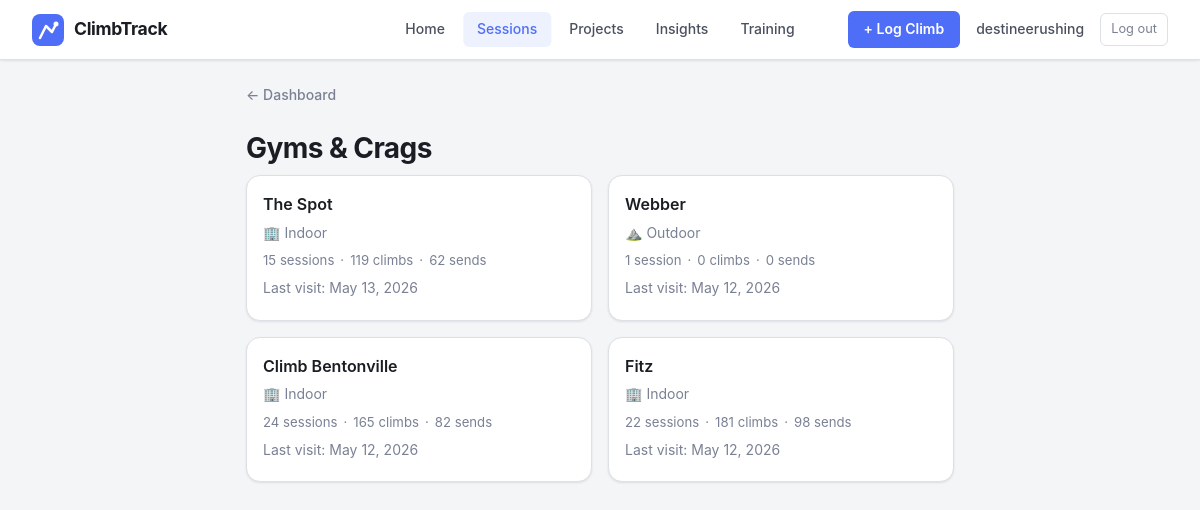
/gyms (signed in), run on an earlier commit of the app's database.
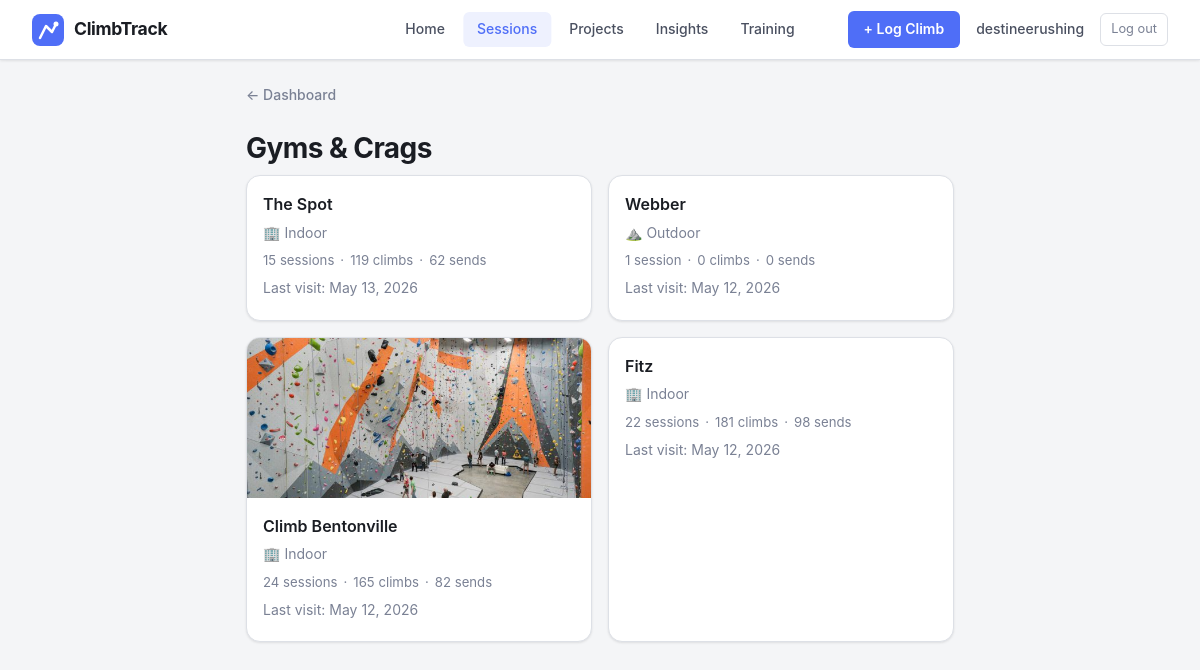
And on a later commit of the database.
### app.py (models this page shows, shortened)
class User(UserMixin, db.Model):
    id = db.Column(db.Integer, primary_key=True)
    email = db.Column(db.String(150), unique=True, nullable=False)
    display_name = db.Column(db.String(100), nullable=False)
    password_hash = db.Column(db.String(256), nullable=False)
    created_at = db.Column(db.DateTime, default=datetime.utcnow)
    sessions = db.relationship('Session', backref='user', lazy=True)

class Gym(db.Model):
    id = db.Column(db.Integer, primary_key=True)
    name = db.Column(db.String(100), nullable=False, unique=True)
    address = db.Column(db.String(200))
    is_outdoor = db.Column(db.Boolean, default=False)
    image_filename = db.Column(db.String(200))
    created_at = db.Column(db.DateTime, default=datetime.utcnow)
    sessions = db.relationship('Session', backref='gym', lazy=True)
    routes = db.relationship('Route', backref='gym', lazy=True)

class Session(db.Model):
    id = db.Column(db.Integer, primary_key=True)
    date = db.Column(db.DateTime, default=datetime.utcnow)
    gym_id = db.Column(db.Integer, db.ForeignKey('gym.id'), nullable=True)
    user_id = db.Column(db.Integer, db.ForeignKey('user.id'), nullable=True)
    location = db.Column(db.String(100))
    session_type = db.Column(db.String(20), default='indoor')
    notes = db.Column(db.String(300))
    climbs = db.relationship('Climb', backref='session', lazy=True)

### app.py (the view)
@app.route("/gyms")
@login_required
def gyms_list():
    gyms = Gym.query.order_by(Gym.name).all()
    gym_data = []
    for g in gyms:
        sessions = list(g.sessions)
        all_climbs = [c for s in sessions for c in s.climbs]
        stats = compute_stats(all_climbs)
        last_visit = max((s.date for s in sessions), default=None)
        gym_data.append({
            'gym': g,
            'session_count': len(sessions),
            'climb_count': stats['total'],
            'send_count': stats['sends'],
            'last_visit': last_visit,
        })
    gym_data.sort(key=lambda d: -(d['last_visit'].timestamp() if d['last_visit'] else 0))
    return render_template("gyms.html", gym_data=gym_data)

### app.py (called while the page is built)
@login_manager.user_loader
def load_user(user_id):
    return User.query.get(int(user_id))

def compute_stats(climbs):
    total = len(climbs)
    sends = sum(1 for c in climbs if c.result in SEND_RESULTS)
    send_rate = round((sends / total) * 100) if total > 0 else 0
    sent_climbs = [c for c in climbs if c.result in SEND_RESULTS and c.grade]
    def find_hardest(discipline):
        candidates = [c.grade for c in sent_climbs if c.discipline == discipline]
        if not candidates:
            return None
        return max(candidates, key=lambda g: GRADE_RANK.get((discipline, g), -1))
    hardest_boulder = find_hardest('boulder')
    hardest_route = find_hardest('route')
    breakdown = {rt: sum(1 for c in climbs if c.result == rt) for rt in RESULT_TYPES}
    return {
        'total': total,
        'sends': sends,
        'send_rate': send_rate,
        'hardest_boulder': hardest_boulder,
        'hardest_route': hardest_route,
        'breakdown': breakdown,
    }

### templates/gyms.html (shortened to what this page needs)
<!DOCTYPE html>
<html>
<head>
    <link rel="stylesheet" href="{{ url_for('static', filename='style.css') }}">
</head>
<body>
    <header class="desktop-nav">
        <a href="/" class="desktop-nav-logo">
            <span class="desktop-nav-wordmark">ClimbTrack</span>
        </a>
        <nav class="desktop-nav-links">
            <a href="/" class="desktop-nav-link">Home</a>
            <a href="/gyms" class="desktop-nav-link active">Sessions</a>
            <a href="/projects" class="desktop-nav-link">Projects</a>
            <a href="/insights" class="desktop-nav-link">Insights</a>
            <a href="/training" class="desktop-nav-link">Training</a>
        </nav>
        <div class="desktop-nav-user">
            <a href="/session/new" class="desktop-nav-cta">+ Log Climb</a>
            <span class="desktop-nav-name">{{ current_user.display_name }}</span>
            <a href="/logout" class="desktop-nav-logout">Log out</a>
        </div>
    </header>
    <nav class="top-nav"><a href="/">← Dashboard</a></nav>
    <h1>Gyms & Crags</h1>
    {% if gym_data %}
    <div class="gym-grid">
        {% for d in gym_data %}
        <a href="/gym/{{ d.gym.id }}" class="gym-card">
            {% if d.gym.image_filename %}
            <img src="{{ url_for('static', filename='uploads/' + d.gym.image_filename) }}"
                 alt="{{ d.gym.name }}" class="gym-card-image">
            {% endif %}
            <div class="gym-card-body">
                <h3>{{ d.gym.name }}</h3>
                <p class="muted">{% if d.gym.is_outdoor %}⛰️ Outdoor{% else %}🏢 Indoor{% endif %}</p>
                <div class="mini-stats">
                    <span>{{ d.session_count }} session{% if d.session_count != 1 %}s{% endif %}</span>
                    <span>·</span>
                    <span>{{ d.climb_count }} climb{% if d.climb_count != 1 %}s{% endif %}</span>
                    <span>·</span>
                    <span>{{ d.send_count }} send{% if d.send_count != 1 %}s{% endif %}</span>
                </div>
                {% if d.last_visit %}
                <p class="muted">Last visit: {{ d.last_visit.strftime('%b %d, %Y') }}</p>
                {% endif %}
            </div>
        </a>
        {% endfor %}
    </div>
    {% else %}
        <div class="empty-state">
            <div class="empty-state-icon">🏢</div>
            <p>No gyms yet. Start a session to add one!</p>
        </div>
    {% endif %}
</body>
</html>

### static/style.css (style rules this page uses)
:root { --bg: #f4f5f7; --surface: #ffffff; --surface-2: #f0f1f3; --surface-3: #e8eaed; --border: #dde0e6; --border-strong: #c4c9d4; --text: #1a1d23; --text-secondary: #4a5060; --text-muted: #7a8194; --text-dim: #a8b0c0; --accent: #4f6ef7; --accent-strong: #3a57e8; --accent-light: #eef1fe; --success: #2d9e6b; --success-light: #e8f7f0; --danger: #d94f4f; --danger-light: #fdf0f0; --warning: #d97706; --radius: 10px; --radius-sm: 6px; --radius-lg: 14px; --shadow-sm: 0 1px 3px rgba(0,0,0,0.06), 0 1px 2px rgba(0,0,0,0.04); --shadow: 0 2px 8px rgba(0,0,0,0.08), 0 1px 3px rgba(0,0,0,0.04); }
* { box-sizing: border-box; }
body { font-family: -apple-system, BlinkMacSystemFont, "Segoe UI", Roboto, Arial, sans-serif; background-color: var(--bg); color: var(--text); margin: 0; padding: 32px 16px; max-width: 740px; margin-left: auto; margin-right: auto; line-height: 1.6; font-size: 15px; }
h1 { color: var(--text); margin: 0 0 4px 0; font-size: 1.75rem; font-weight: 700; letter-spacing: -0.02em; }
h3 { margin: 0 0 4px 0; font-size: 1rem; font-weight: 600; color: var(--text); }
p { margin: 4px 0; }
a { color: var(--accent); text-decoration: none; }
.muted { color: var(--text-muted); font-size: 0.875rem; }
.mini-stats { display: flex; gap: 6px; font-size: 0.825rem; color: var(--text-muted); margin: 6px 0; flex-wrap: wrap; align-items: center; }
.gym-grid { display: grid; grid-template-columns: 1fr; gap: 16px; }
@media (min-width: 600px) { .gym-grid { grid-template-columns: repeat(2, 1fr); } }
.gym-card { background: var(--surface); border: 1px solid var(--border); border-radius: var(--radius-lg); overflow: hidden; box-shadow: var(--shadow-sm); text-decoration: none; color: var(--text); display: block; transition: box-shadow 0.15s, transform 0.15s; }
.gym-card-image { width: 100%; height: 160px; object-fit: cover; display: block; }
.gym-card-body { padding: 16px; }
.gym-card-body h3 { margin: 0 0 4px 0; font-size: 1rem; font-weight: 600; color: var(--text); }
.top-nav { margin-bottom: 20px; font-size: 0.875rem; }
.top-nav a { color: var(--text-muted); text-decoration: none; font-weight: 500; }
.desktop-nav { display: none; }
@media (min-width: 769px) { .desktop-nav { display: flex; align-items: center; justify-content: space-between; position: fixed; top: 0; left: 0; right: 0; height: 60px; background: var(--surface); border-bottom: 1px solid var(--border); padding: 0 32px; z-index: 100; box-shadow: var(--shadow-sm); } }
@media (min-width: 769px) { body { padding-top: 84px; } }
@media (min-width: 769px) { .desktop-nav-logo { display: flex; align-items: center; gap: 10px; text-decoration: none; color: var(--text); flex-shrink: 0; } }
@media (min-width: 769px) { .desktop-nav-wordmark { font-size: 1.1rem; font-weight: 700; color: var(--text); letter-spacing: -0.02em; } }
@media (min-width: 769px) { .desktop-nav-links { display: flex; align-items: center; gap: 4px; position: absolute; left: 50%; transform: translateX(-50%); } }
@media (min-width: 769px) { .desktop-nav-link { padding: 6px 14px; border-radius: var(--radius-sm); color: var(--text-secondary); font-size: 0.875rem; font-weight: 500; text-decoration: none; transition: background 0.15s, color 0.15s; } }
@media (min-width: 769px) { .desktop-nav-link.active { background: var(--accent-light); color: var(--accent); } }
@media (min-width: 769px) { .desktop-nav-user { display: flex; align-items: center; gap: 16px; flex-shrink: 0; } }
@media (min-width: 769px) { .desktop-nav-name { font-size: 0.875rem; font-weight: 500; color: var(--text-secondary); } }
@media (min-width: 769px) { .desktop-nav-logout { font-size: 0.8rem; color: var(--text-muted); text-decoration: none; padding: 5px 10px; border-radius: var(--radius-sm); border: 1px solid var(--border); transition: all 0.15s; } }
@media (min-width: 769px) { .desktop-nav-cta { display: inline-flex; align-items: center; gap: 6px; background: var(--accent); color: #fff; font-size: 0.875rem; font-weight: 600; padding: 7px 16px; border-radius: var(--radius-sm); text-decoration: none; transition: background 0.15s; } }

What changed in the data, as far as the page shows it:
changed Gym "Climb Bentonville": image_filename: picture added
